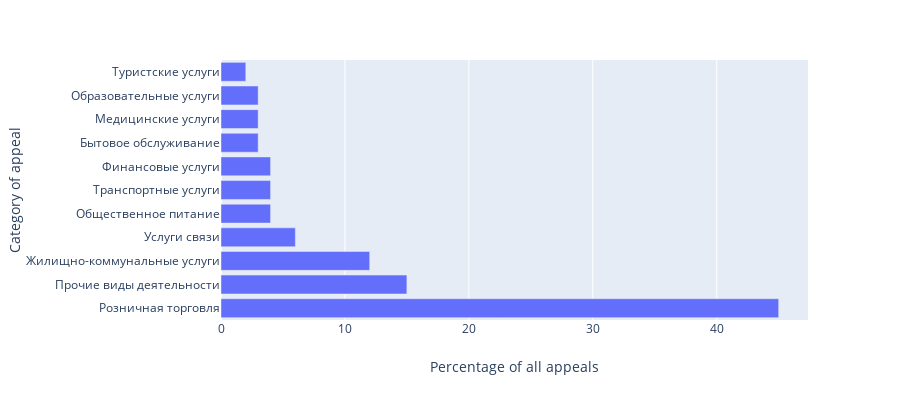

Here is the notebook cell this chart was saved with:
### Code cell
import plotly.express as px
data = px.data.gapminder()

fig = px.bar(category_data, x='perc', y='cat', orientation='h',
             hover_data=['perc'], 
             labels={'cat':'Category of appeal', 'perc': 'Percentage of all appeals'}, height=400)
fig.show()

### Figure 1 — Plotly figure (JSON) as saved in the notebook; plotly's stock layout.template omitted (floating-point values rounded to 4 significant figures)
{"data": [{"alignmentgroup": "True", "customdata": [[45], [15], [12], [6], [4], [4], [4], [3], [3], [3], [2]], "hoverlabel": {"namelength": 0}, "hovertemplate": "Percentage of all appeals=%{customdata[0]}<br>Category of appeal=%{y}", "legendgroup": "", "marker": {"color": "#636efa"}, "name": "", "offsetgroup": "", "orientation": "h", "showlegend": false, "textposition": "auto", "type": "bar", "x": [45, 15, 12, 6, 4, 4, 4, 3, 3, 3, 2], "xaxis": "x", "y": ["Розничная торговля", "Прочие виды деятельности", "Жилищно-коммунальные услуги", "Услуги связи", "Общественное питание", "Транспортные услуги", "Финансовые услуги", "Бытовое обслуживание", "Медицинские услуги", "Образовательные услуги", "Туристские услуги"], "yaxis": "y"}], "layout": {"barmode": "relative", "height": 400, "legend": {"tracegroupgap": 0}, "margin": {"t": 60}, "xaxis": {"anchor": "y", "domain": [0, 0.98], "title": {"text": "Percentage of all appeals"}}, "yaxis": {"anchor": "x", "domain": [0, 1], "title": {"text": "Category of appeal"}}}}
